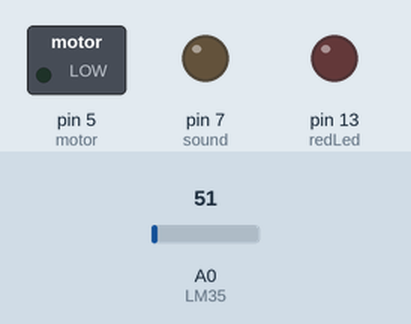
Simulated run of this sketch. Board: Arduino Uno, built with avr-gcc and run on an emulated ATmega328P. Shown: switched loads named in the sketch (green lamp = pin HIGH), output pins drawn as LEDs (lit = HIGH). Inputs (shaded band) come from the test bench; at power-on: A0 (LM35) = 51.

Above: at 1.2 s.
1.3 s: A0 (LM35) set to 66
At 1.7 s:
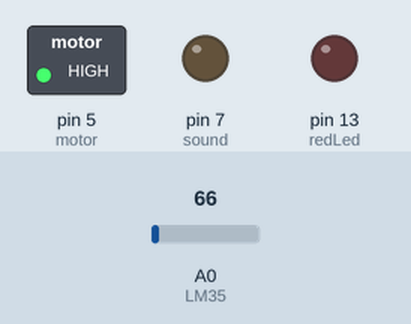
2.8 s: A0 (LM35) set to 96
4.3 s: A0 (LM35) set to 108
At 5.2 s:
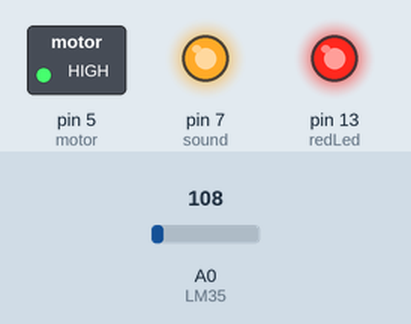
5.8 s: A0 (LM35) set to 86
At 6.4 s:
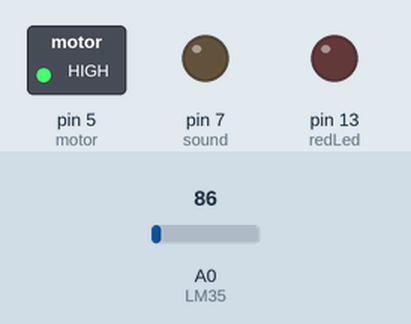
7.3 s: A0 (LM35) set to 61
At 8.7 s:
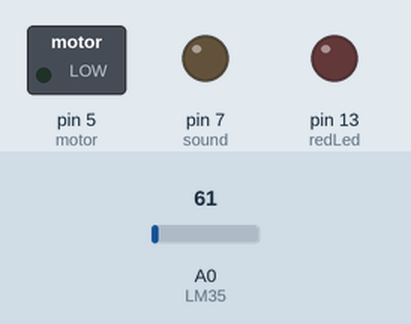
Timing chart, 0 to 9.8 s (numbered marks = the images above; inputs shaded):
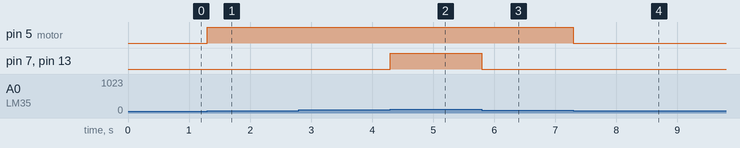

The sketch:

codigo.ino
```cpp
// C++ code
//
#define redLed 13
#define sound 07
#define motor 05
const int LM35 = A0;
int temperatura;

void setup()
{
  pinMode(redLed, OUTPUT);
  pinMode(sound, OUTPUT);
  pinMode(motor, OUTPUT);
  Serial.begin(9600);
}

void loop()
{

  temperatura = int((float(analogRead(LM35))*5/(1024.0))/0.01);

  if(temperatura >= 30){

    analogWrite(motor, 255);

    if(temperatura >= 50){
      digitalWrite(sound, HIGH);
      digitalWrite(redLed, HIGH);

    }else{
      zeroValues(true, true, false);
    }
  }else {
    zeroValues(true, true, true);
  }

}

void zeroValues(bool redLedVal, bool soundVal, bool motorVal){

  if(redLedVal) digitalWrite(redLed, 0);
  if(soundVal) digitalWrite(sound, 0);
  if(motorVal) analogWrite(motor, 0);

}
```

Measured:
- the behaviour switches between 61 and 62 on A0 (LM35) (found by bisection; images 0 and 1)
- the behaviour switches between 102 and 103 on A0 (LM35) (found by bisection; images 1 and 2)
- after the input at 1.3 s, pin 5 (motor): LOW → HIGH at once
- after the input at 2.8 s, every drawn part: stays the same
- after the input at 4.3 s, pin 7 (sound), pin 13 (redLed): LOW → HIGH at once
- after the input at 5.8 s, pin 7 (sound), pin 13 (redLed): HIGH → LOW at once
- after the input at 7.3 s, pin 5 (motor): HIGH → LOW at once
